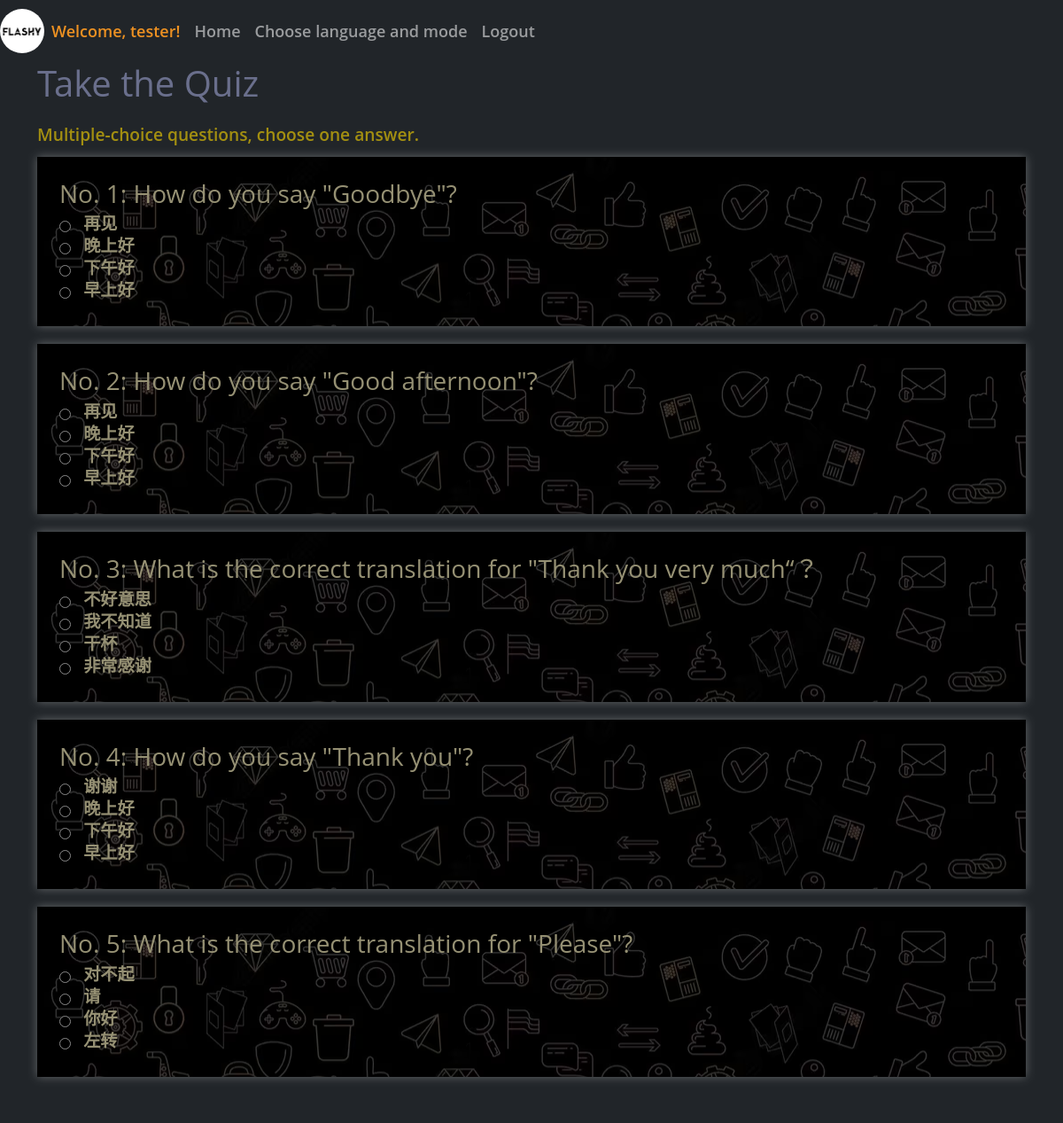
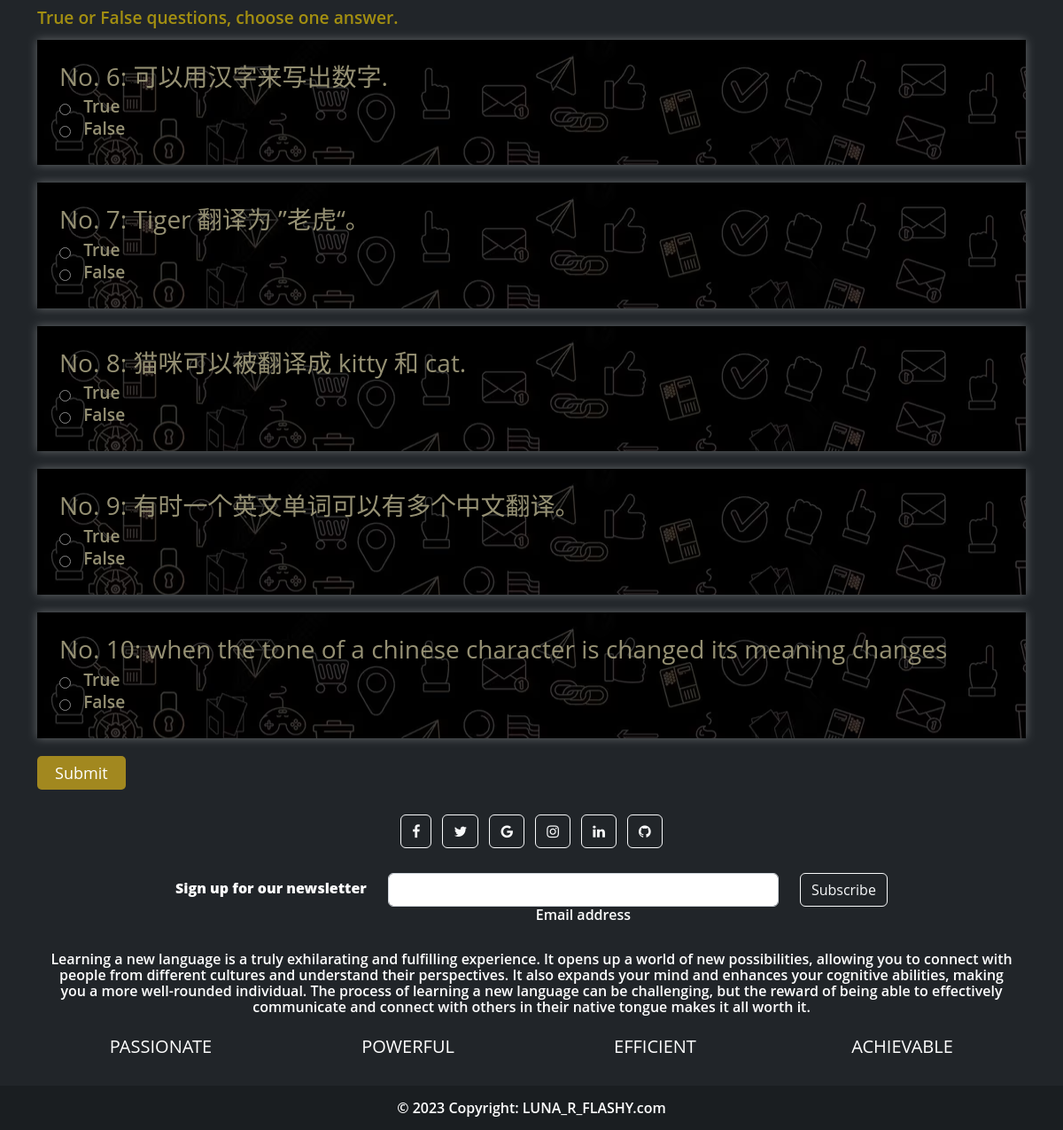
The app's page /quiz_take (signed in) with its own data (2 pictures, top to bottom).
### website/models.py (models this page shows, shortened)
class User(db.Model, UserMixin):
    id = db.Column(db.Integer, primary_key=True)
    username = db.Column(db.String(150), unique=True, nullable=False)
    email = db.Column(db.String(150))
    password = db.Column(db.String(150))
    notes= db.relationship('Note')
    scores= db.relationship('Score')

class Quiz_M(db.Model):
    id = db.Column(db.Integer, primary_key=True)
    language = db.Column(db.String(200))
    question = db.Column(db.String(500))
    option1 = db.Column(db.String(200))
    option2 = db.Column(db.String(200))
    option3 = db.Column(db.String(200))
    option4 = db.Column(db.String(200))
    answer = db.Column(db.String)

class Quiz_TF(db.Model):
    id = db.Column(db.Integer, primary_key=True)
    language = db.Column(db.String(200))
    question = db.Column(db.String(500))
    answer = db.Column(db.String)

### website/auth.py (the view, shortened to what this page needs)
@auth.route('/quiz_take', methods=['GET', 'POST'])
@login_required
def take_quiz():
    language = request.args.get('language', 'Chinese')
    quizzes_multi= Quiz_M.query.filter_by(language=language).order_by(func.random()).limit(5).all()
    quizzes_tf= Quiz_TF.query.filter_by(language=language).order_by(func.random()).limit(5).all()
    return render_template('quiz_take.html', user=current_user, language=language, quizzes_multi=quizzes_multi, quizzes_tf=quizzes_tf)

### website/__init__.py (called while the page is built)
def create_app():
    app = Flask(__name__)
    app.config['SECRET_KEY'] = 'sdfa__dskf__ljkj'
    app.config['SQLALCHEMY_DATABASE_URI'] = f'sqlite:///{DB_NAME}'
    db.init_app(app)
    from .views import views
    from .auth import auth
    app.register_blueprint(views, url_prefix='/')
    app.register_blueprint(auth, url_prefix='/')
    from .models import Note, Score, User
    with app.app_context():
        db.create_all()
        from . import populate_quiz
    login_manager = LoginManager()
    login_manager.login_view = 'auth.login'
    login_manager.init_app(app)
    @login_manager.user_loader
    def load_user(id):
        return User.query.get(int(id))
    return app

### website/templates/quiz_take.html (shortened to what this page needs)
{% extends "base.html" %}
{% block content %}
<div class="container ">
  <h1>Take the Quiz</h1>
  <form method="post" id="quiz-form" action="{{ url_for('auth.take_quiz')}}">
      <div class="quiz_type">Multiple-choice questions, choose one answer.</div>
      {% for quiz in quizzes_multi %}
        {% set question_number = loop.index %}
        <div class="quiz-option">
          <h3>No. {{question_number}}: {{ quiz.question }}</h3>
          <input type="radio" id="answer-{{ quiz.id }}-1" name="answer-{{ quiz.id }}-multi" value="1"  >
            <label for="answer-{{ quiz.id }}-1">{{ quiz.option1 }} </label><br>
            <input type="radio" id="answer-{{ quiz.id }}-2" name="answer-{{ quiz.id }}-multi" value="2"  >
            <label for="answer-{{ quiz.id }}-2">{{ quiz.option2 }}</label><br>
            <input type="radio" id="answer-{{ quiz.id }}-3" name="answer-{{ quiz.id }}-multi" value="3"  >
            <label for="answer-{{ quiz.id }}-3">{{ quiz.option3 }}</label><br>
            <input type="radio" id="answer-{{ quiz.id }}-4" name="answer-{{ quiz.id }}-multi" value="4" >
            <label for="answer-{{ quiz.id }}-4">{{ quiz.option4 }}</label><br>
        </div>
      {% endfor %}
      <br>
      <div class="quiz_type">True or False questions, choose one answer.</div>
      {% for quiz in quizzes_tf %}
      {% set question_number = loop.index %}
      <div class="quiz-option">
        <h3>No. {{question_number+5}}: {{ quiz.question }}</h3>
        <div>
          <input type="radio" id="quiz-{{ quiz.id }}-true" name="answer-{{ quiz.id }}-tf" value="1">
          <label for="quiz-{{ quiz.id }}-true">True</label>
        </div>
        <div>
          <input type="radio" id="quiz-{{ quiz.id }}-false" name="answer-{{ quiz.id }}-tf" value="2">
          <label for="quiz-{{ quiz.id }}-false">False</label>
        </div>
      </div>
      {% endfor %}
    <button class="quiz-submit-button"type="submit">Submit</button>
  </form>
</div>
{% endblock %}

### website/templates/base.html (shortened to what this page needs)
<!DOCTYPE html>
<html>
  <head>
    <link href="https://cdn.jsdelivr.net/npm/bootstrap@5.2.3/dist/css/bootstrap.min.css" rel="stylesheet">
    <link rel="stylesheet" type="text/css" href="{{url_for('static', filename='style.css')}}">
    <link rel="stylesheet" href="https://cdnjs.cloudflare.com/ajax/libs/font-awesome/4.7.0/css/font-awesome.min.css">
  </head>
  <body>
    <nav class="navbar navbar-expand-lg navbar-dark bg-dark" style="height:70px; font-size: 18px; color:white;">
      <div class="collapse navbar-collapse" id="navbarNav">
        <div class="navbar-nav align-items-center" style="height: 100%;">
          {% if user.is_authenticated %}
          <img src="{{ url_for('static', filename='pics/flashy.jpg') }}" alt="Logo" width="50" height="50"  class="rounded-circle" >
          <a class="nav-item nav-link" style="color: rgb(237, 145, 34);">Welcome, {{ user.username }}!</a>
          <a class="nav-item nav-link" id="home" href="/">Home</a>
          <a class="nav-item nav-link" id="choice" href="/choose_lang_mode">Choose language and mode</a>
          <a class="nav-item nav-link" id="logout" href="/logout">Logout</a>
          {% else %}
          <img src="{{ url_for('static', filename='pics/flashy.jpg') }}" alt="Logo" width="50" height="50"  class="rounded-circle" >
          <a class="nav-item nav-link" id="home" href="/">Home</a>
          <a class="nav-item nav-link" id="login" href="/login">Login/Sign up</a>
          {% endif %}
        </div>
      </div>
    </nav>
      {% block content %}
      {% endblock%}
    <footer class="bg-dark text-center text-white">
      <div class="container p-4">
        <section class="mb-4">
          <a class="btn btn-outline-light btn-floating m-1" href="#!" role="button"><i class="fa fa-facebook-f"></i></a>
          <a class="btn btn-outline-light btn-floating m-1" href="#!" role="button"><i class="fa fa-twitter"></i></a>
          <a class="btn btn-outline-light btn-floating m-1" href="#!" role="button"><i class="fa fa-google"></i></a>
          <a class="btn btn-outline-light btn-floating m-1" href="#!" role="button"><i class="fa fa-instagram"></i></a>
          <a class="btn btn-outline-light btn-floating m-1" href="#!" role="button"><i class="fa fa-linkedin"></i></a>
          <a class="btn btn-outline-light btn-floating m-1" href="#!" role="button"><i class="fa fa-github"></i></a>
        </section>
        <section class="">
          <form action="">
            <div class="row d-flex justify-content-center">
              <div class="col-auto">
                <p class="pt-2">
                  <strong>Sign up for our newsletter</strong>
                </p>
              </div>
              <div class="col-md-5 col-12">
                <div class="form-outline form-white mb-4">
                  <input type="email" id="form5Example2" class="form-control" />
                  <label class="form-label" for="form5Example2">Email address</label>
                </div>
              </div>
              <div class="col-auto">
                <button type="submit" class="btn btn-outline-light mb-4">Subscribe</button>
              </div>
            </div>
          </form>
        </section>
        <section class="mb-4">
          <p>
            Learning a new language is a truly exhilarating and fulfilling experience. It opens up a world of new possibilities, allowing you to connect with people from different cultures and understand their perspectives. It also expands your mind and enhances your cognitive abilities, making you a more well-rounded individual. The process of learning a new language can be challenging, but the reward of being able to effectively communicate and connect with others in their native tongue makes it all worth it.
          </p>
        </section>
        <section class="">
          <div class="row">
            <div class="col-lg-3 col-md-6 mb-4 mb-md-0"><h5 class="text-uppercase">PASSIONATE</h5></div>
            <div class="col-lg-3 col-md-6 mb-4 mb-md-0"><h5 class="text-uppercase">POWERFUL</h5></div>
            <div class="col-lg-3 col-md-6 mb-4 mb-md-0"><h5 class="text-uppercase">EFFICIENT</h5></div>
            <div class="col-lg-3 col-md-6 mb-4 mb-md-0"><h5 class="text-uppercase">ACHIEVABLE</h5></div>
          </div>
        </section>
      </div>
      <div class="text-center p-3" style="background-color: rgba(0, 0, 0, 0.2);">
        © 2023 Copyright:
        <a class="text-white" href="..">LUNA_R_FLASHY.com</a>
      </div>
    </footer>
  </body>
</html>

### website/static/style.css (style rules this page uses)
body { margin:0; color:#6a6f8c; background: rgb(33, 37, 41); font:600 16px/18px 'Open Sans',sans-serif; }
*,:after,:before { box-sizing:border-box }
a { color:inherit;text-decoration:none }
::placeholder { color: #b3b3b3; }
.quiz-option, .choose-option { display: block; margin: 10px 0; background-color: #4b4848; background-image: url(../static/pics/quiz_take_bg.jpg); filter: invert(100%); -webkit-filter: invert(100%); padding: 25px; margin-bottom: 20px; box-shadow: 0px 0px 10px rgba(0, 0, 0, 0.3); }
.quiz-option input[type="radio"] { display: inline-block; margin-right: 10px; vertical-align: middle; }
.quiz-option label { display: inline-block; vertical-align: middle; font-size: 1.2em; margin-bottom: 7px; }
.quiz_type { font-size: 1.2em; color: rgba(255, 217, 0, 0.59); line-height: 1.5; margin-top: 20px; margin-bottom: 10px; }
.quiz-submit-button { background-color: #a2881f; color: white; border-radius: 5px; padding: 10px 20px; font-size: 18px; border: none; }

### records on screen
User: username "tester"
Quiz_M: question_number "1", question "How do you say \"Goodbye\"?", option1 "再见", option2 "晚上好", option3 "下午好", option4 "早上好"
Quiz_M: question_number "2", question "How do you say \"Good afternoon\"?", option1 "再见", option2 "晚上好", option3 "下午好", option4 "早上好"
Quiz_M: question_number "3", question "What is the correct translation for \"Thank you very much“？", option1 "不好意思", option2 "我不知道", option3 "干杯", option4 "非常感谢"
Quiz_M: question_number "4", question "How do you say \"Thank you\"?", option1 "谢谢", option2 "晚上好", option3 "下午好", option4 "早上好"
Quiz_M: question_number "5", question "What is the correct translation for \"Please\"?", option1 "对不起", option2 "请", option3 "你好", option4 "左转"
Quiz_TF: question_number "6", question "可以用汉字来写出数字."
Quiz_TF: question_number "7", question "Tiger 翻译为 ”老虎“。"
Quiz_TF: question_number "8", question "猫咪可以被翻译成 kitty 和 cat."
Quiz_TF: question_number+5 "9", question "有时一个英文单词可以有多个中文翻译。"
Quiz_TF: question_number "10", question "when the tone of a chinese character is changed its meaning changes"
